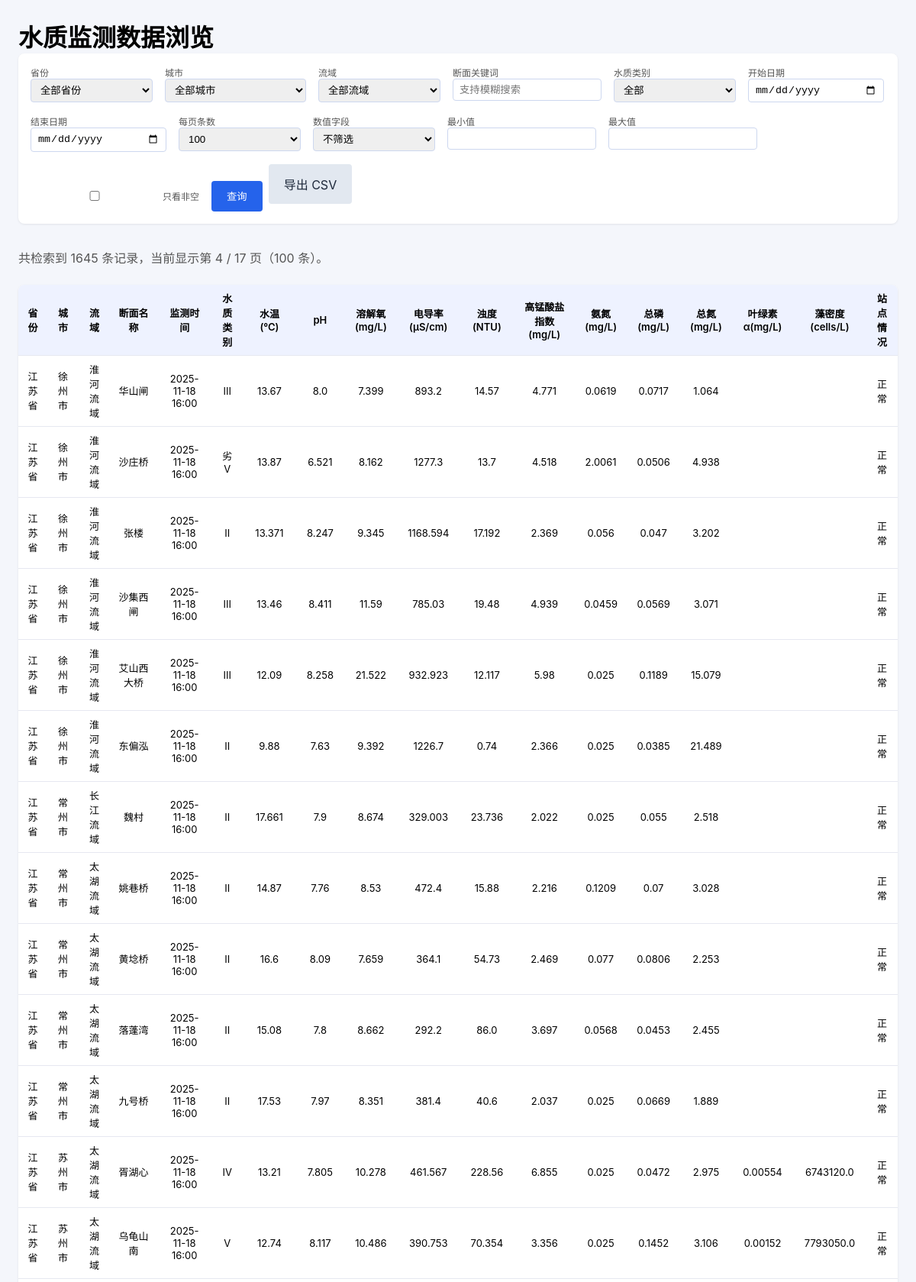
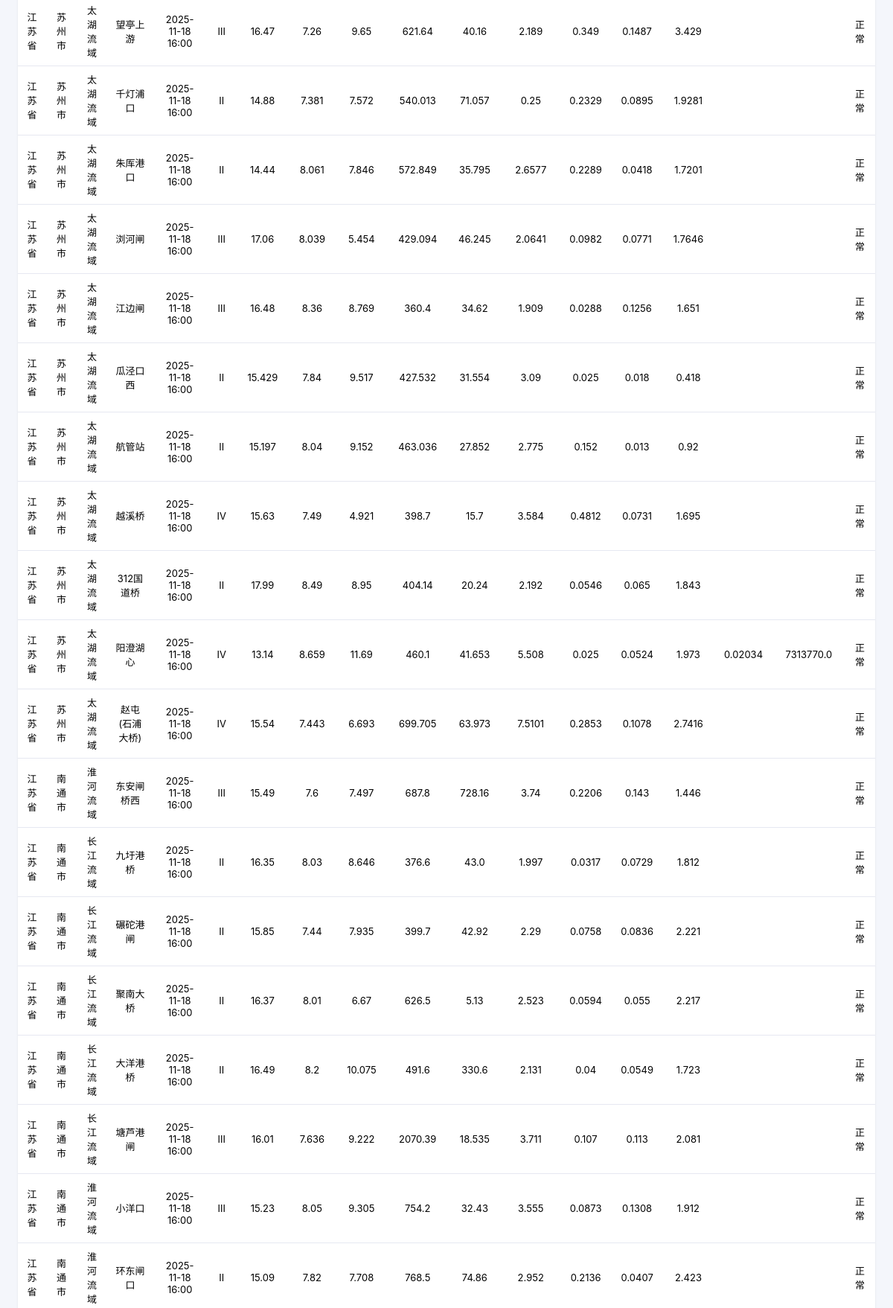
The page /?page_size=100&page=4 (upper part) on the database its author committed (2 pictures, top to bottom).
### scraper/storage.py (models this page shows)
class Reading(Base):
    __tablename__ = "readings"
    id = Column(Integer, primary_key=True)
    station_id = Column(Integer, ForeignKey("stations.id"), nullable=False)
    observed_at = Column(DateTime(timezone=True), nullable=False)
    batch_time = Column(DateTime(timezone=True), nullable=False)
    payload = Column(Text, nullable=True)  # JSON blob containing metrics and raw fields
    station = relationship("Station", back_populates="readings")
    __table_args__ = (
        Index("ix_unique_reading", "station_id", "observed_at", unique=True),
    )

class Station(Base):
    __tablename__ = "stations"
    id = Column(Integer, primary_key=True)
    province = Column(String(64), nullable=True)
    city = Column(String(64), nullable=True)
    basin = Column(String(128), nullable=True)
    river = Column(String(128), nullable=True)
    station_name = Column(String(128), nullable=False)
    station_code = Column(String(64), nullable=True, unique=True)
    readings = relationship("Reading", back_populates="station", cascade="all, delete-orphan")
    __table_args__ = (
        UniqueConstraint(
            "province",
            "city",
            "basin",
            "river",
            "station_name",
            name="uq_station_composite",
        ),
    )

### webapp/main.py (the view)
@app.get("/", response_class=HTMLResponse)
def index(
    request: Request,
    province: Optional[str] = Query(default=None, description="省份"),
    basin: Optional[str] = Query(default=None, description="流域"),
    city: Optional[str] = Query(default=None, description="城市"),
    station_keyword: Optional[str] = Query(default=None, description="断面关键词"),
    water_quality_class: Optional[str] = Query(default=None, description="水质类别"),
    start_date: Optional[str] = Query(default=None, description="开始日期 (YYYY-MM-DD)"),
    end_date: Optional[str] = Query(default=None, description="结束日期 (YYYY-MM-DD)"),
    metric_filter: Optional[str] = Query(default=None, description="数值字段筛选"),
    min_value: Optional[str] = Query(default=None, description="最小值"),
    max_value: Optional[str] = Query(default=None, description="最大值"),
    non_null: bool = Query(False, description="只看非空"),
    page: int = Query(1, ge=1, description="页码"),
    page_size: int = Query(100, ge=10, le=500, description="每页数量"),
):
    session = _open_session()
    try:
        provinces, basins = _collect_filter_options(session)
        cities = _collect_cities(session, province)
        start_dt = _parse_date(start_date, time.min)
        end_dt = _parse_date(end_date, time.max)
        min_value_parsed = _parse_float(min_value)
        max_value_parsed = _parse_float(max_value)
        conditions = _build_conditions(
            province,
            basin,
            city,
            station_keyword,
            water_quality_class,
            start_dt,
            end_dt,
            metric_filter,
            min_value_parsed,
            max_value_parsed,
            non_null,
        )
        count_stmt = select(func.count()).select_from(Reading).join(
            Station, Reading.station_id == Station.id
        )
        for condition in conditions:
            count_stmt = count_stmt.where(condition)
        total = session.execute(count_stmt).scalar_one()
        page_size = page_size if page_size in PAGE_SIZE_OPTIONS else PAGE_SIZE_OPTIONS[1]
        total_pages = max(1, math.ceil(total / page_size))
        page = min(page, total_pages)
        offset = (page - 1) * page_size
        data_stmt = _base_select().where(*conditions).order_by(Reading.observed_at.desc())
        data_stmt = data_stmt.offset(offset).limit(page_size)
        rows = session.execute(data_stmt).all()
        prepared_rows = _prepare_rows(rows)
    finally:
        session.close()
    base_params = {
        "province": province or "",
        "basin": basin or "",
        "city": city or "",
        "station_keyword": station_keyword or "",
        "water_quality_class": water_quality_class or "",
        "start_date": start_date or "",
        "end_date": end_date or "",
        "metric_filter": metric_filter or "",
        "min_value": min_value if min_value is not None else "",
        "max_value": max_value if max_value is not None else "",
        "non_null": int(non_null),
        "page_size": page_size,
    }
    export_query = _build_query_params(base_params)
    prev_query = _build_query_params({**base_params, "page": page - 1}) if page > 1 else ""
    next_query = (
        _build_query_params({**base_params, "page": page + 1})
        if page < total_pages
        else ""
    )
    return templates.TemplateResponse(
        "index.html",
        {
            "request": request,
            "rows": prepared_rows,
            "metrics": DISPLAY_METRICS,
            "provinces": provinces,
            "basins": basins,
            "cities": cities,
            "selected_filters": {
                "province": province or "",
                "basin": basin or "",
                "city": city or "",
                "station_keyword": station_keyword or "",
                "water_quality_class": water_quality_class or "",
                "start_date": start_date or "",
                "end_date": end_date or "",
                "page": page,
                "page_size": page_size,
            },
            "row_count": len(prepared_rows),
            "total": total,
            "page": page,
            "total_pages": total_pages,
            "page_size_options": PAGE_SIZE_OPTIONS,
            "prev_query": prev_query,
            "next_query": next_query,
            "export_query": export_query,
            "water_quality_classes": WATER_QUALITY_CLASSES,
            "chart_metrics": NUMERIC_METRICS,
            "selected_metric_filter": metric_filter or "",
            "min_value": "" if min_value is None else min_value,
            "max_value": "" if max_value is None else max_value,
            "non_null": non_null,
            "active_tab": "table",
        },
    )

### webapp/templates/index.html (shortened to what this page needs)
<!DOCTYPE html>
<html lang="zh-CN">
  <head>
  </head>
  <body>
    <h1>水质监测数据浏览</h1>
    <form method="get" class="filters">
      <label>
        省份
        <select name="province">
          <option value="">全部省份</option>
        </select>
      </label>
      <label>
        城市
        <select name="city">
          <option value="">全部城市</option>
        </select>
      </label>
      <label>
        流域
        <select name="basin">
          <option value="">全部流域</option>
        </select>
      </label>
      <label>
        断面关键词
        <input
          type="text"
          name="station_keyword"
          placeholder="支持模糊搜索"
          value="{{ selected_filters.station_keyword }}"
        />
      </label>
      <label>
        水质类别
        <select name="water_quality_class">
          <option value="">全部</option>
        </select>
      </label>
      <label>
        开始日期
        <input type="date" name="start_date" value="{{ selected_filters.start_date }}" />
      </label>
      <label>
        结束日期
        <input type="date" name="end_date" value="{{ selected_filters.end_date }}" />
      </label>
      <label>
        每页条数
        <select name="page_size">
          {% for size in page_size_options %}
          <option value="{{ size }}" {% if size == selected_filters.page_size %}selected{% endif %}>
            {{ size }}
          </option>
          {% endfor %}
        </select>
      </label>
      <label>
        数值字段
        <select name="metric_filter">
          <option value="">不筛选</option>
        </select>
      </label>
      <label>
        最小值
        <input type="number" step="any" name="min_value" value="{{ min_value }}" />
      </label>
      <label>
        最大值
        <input type="number" step="any" name="max_value" value="{{ max_value }}" />
      </label>
      <label style="flex-direction: row; align-items: center; gap: 6px; margin-top: 22px;">
        <input type="checkbox" name="non_null" value="1" {% if non_null %}checked{% endif %} />
        只看非空
      </label>
      <div style="align-self: flex-end; display: flex; gap: 8px">
        <button type="submit">查询</button>
        <a class="link-button secondary" href="/export?{{ export_query }}" target="_blank">
          导出 CSV
        </a>
      </div>
    </form>
    <div class="actions">
      <p class="summary">
        共检索到 {{ total }} 条记录，当前显示第 {{ page }} / {{ total_pages }} 页（{{ row_count }} 条）。
      </p>
    </div>
    {% if rows %}
    <table>
      <thead>
        <tr>
          <th>省份</th>
          <th>城市</th>
          <th>流域</th>
          <th>断面名称</th>
          <th>监测时间</th>
          {% for _, label in metrics %}
          <th>{{ label }}</th>
          {% endfor %}
        </tr>
      </thead>
      <tbody>
        {% for row in rows %}
        <tr>
          <td>{{ row.province }}</td>
          <td>{{ row.city }}</td>
          <td>{{ row.basin }}</td>
          <td>{{ row.station_name }}</td>
          <td>{{ row.observed_at }}</td>
          {% for key, _ in metrics %}
          <td>{{ row.metrics[key] or "" }}</td>
          {% endfor %}
        </tr>
        {% endfor %}
      </tbody>
    </table>
    {% else %}
    <div class="empty">没有符合条件的数据。</div>
    {% endif %}
  </body>
</html>

### webapp/templates/index.html (style rules this page uses)
body { font-family: -apple-system, BlinkMacSystemFont, "Segoe UI", Roboto, sans-serif; margin: 24px; background: #f4f6fb; }
h1 { margin: 0; }
.filters { display: flex; flex-wrap: wrap; gap: 16px; padding: 16px; background: #fff; border-radius: 8px; box-shadow: 0 1px 3px rgba(0, 0, 0, 0.08); margin-bottom: 16px; }
label { display: flex; flex-direction: column; font-size: 12px; color: #555; }
select, input { min-width: 160px; padding: 6px 8px; border: 1px solid #cdd7ef; border-radius: 4px; }
button, .link-button { padding: 8px 20px; background: #2563eb; color: #fff; border: none; border-radius: 4px; cursor: pointer; text-decoration: none; display: inline-flex; align-items: center; justify-content: center; height: 36px; }
.secondary { background: #e2e8f0; color: #1e293b; }
.summary { margin-bottom: 12px; color: #555; }
table { width: 100%; border-collapse: collapse; background: #fff; border-radius: 8px; overflow: hidden; box-shadow: 0 1px 3px rgba(0, 0, 0, 0.08); }
th, td { padding: 8px 10px; border-bottom: 1px solid #e6e8f1; font-size: 13px; text-align: center; }
th { background: #eef2ff; font-weight: 600; }
.actions { display: flex; justify-content: space-between; align-items: center; margin-bottom: 12px; }
.filters button[type="submit"] { margin-top: 22px; height: 40px; }

### rows shown on the page
Reading: province "江苏省", city "徐州市", basin "淮河流域", station_name "华山闸", observed_at "2025-11-18 16:00", metrics "Ⅲ" "13.67" "8.0" "7.399" "893.2" "14.57" "4.771" "0.0619" "0.0717" "1.064" "正常"
Reading: province "江苏省", city "徐州市", basin "淮河流域", station_name "沙庄桥", observed_at "2025-11-18 16:00", metrics "劣Ⅴ" "13.87" "6.521" "8.162" "1277.3" "13.7" "4.518" "2.0061" "0.0506" "4.938" "正常"
Reading: province "江苏省", city "徐州市", basin "淮河流域", station_name "张楼", observed_at "2025-11-18 16:00", metrics "Ⅱ" "13.371" "8.247" "9.345" "1168.594" "17.192" "2.369" "0.056" "0.047" "3.202" "正常"
Reading: province "江苏省", city "徐州市", basin "淮河流域", station_name "沙集西闸", observed_at "2025-11-18 16:00", metrics "Ⅲ" "13.46" "8.411" "11.59" "785.03" "19.48" "4.939" "0.0459" "0.0569" "3.071" "正常"
Reading: province "江苏省", city "徐州市", basin "淮河流域", station_name "艾山西大桥", observed_at "2025-11-18 16:00", metrics "Ⅲ" "12.09" "8.258" "21.522" "932.923" "12.117" "5.98" "0.025" "0.1189" "15.079" "正常"
Reading: province "江苏省", city "徐州市", basin "淮河流域", station_name "东偏泓", observed_at "2025-11-18 16:00", metrics "Ⅱ" "9.88" "7.63" "9.392" "1226.7" "0.74" "2.366" "0.025" "0.0385" "21.489" "正常"
Reading: province "江苏省", city "常州市", basin "长江流域", station_name "魏村", observed_at "2025-11-18 16:00", metrics "Ⅱ" "17.661" "7.9" "8.674" "329.003" "23.736" "2.022" "0.025" "0.055" "2.518" "正常"
Reading: province "江苏省", city "常州市", basin "太湖流域", station_name "姚巷桥", observed_at "2025-11-18 16:00", metrics "Ⅱ" "14.87" "7.76" "8.53" "472.4" "15.88" "2.216" "0.1209" "0.07" "3.028" "正常"
Reading: province "江苏省", city "常州市", basin "太湖流域", station_name "黄埝桥", observed_at "2025-11-18 16:00", metrics "Ⅱ" "16.6" "8.09" "7.659" "364.1" "54.73" "2.469" "0.077" "0.0806" "2.253" "正常"
Reading: province "江苏省", city "常州市", basin "太湖流域", station_name "落蓬湾", observed_at "2025-11-18 16:00", metrics "Ⅱ" "15.08" "7.8" "8.662" "292.2" "86.0" "3.697" "0.0568" "0.0453" "2.455" "正常"
Reading: province "江苏省", city "常州市", basin "太湖流域", station_name "九号桥", observed_at "2025-11-18 16:00", metrics "Ⅱ" "17.53" "7.97" "8.351" "381.4" "40.6" "2.037" "0.025" "0.0669" "1.889" "正常"
Reading: province "江苏省", city "苏州市", basin "太湖流域", station_name "胥湖心", observed_at "2025-11-18 16:00", metrics "Ⅳ" "13.21" "7.805" "10.278" "461.567" "228.56" "6.855" "0.025" "0.0472" "2.975" "0.00554" "6743120.0" "正常"
Reading: province "江苏省", city "苏州市", basin "太湖流域", station_name "乌龟山南", observed_at "2025-11-18 16:00", metrics "Ⅴ" "12.74" "8.117" "10.486" "390.753" "70.354" "3.356" "0.025" "0.1452" "3.106" "0.00152" "7793050.0" "正常"
Reading: province "江苏省", city "苏州市", basin "太湖流域", station_name "望亭上游", observed_at "2025-11-18 16:00", metrics "Ⅲ" "16.47" "7.26" "9.65" "621.64" "40.16" "2.189" "0.349" "0.1487" "3.429" "正常"
Reading: province "江苏省", city "苏州市", basin "太湖流域", station_name "千灯浦口", observed_at "2025-11-18 16:00", metrics "Ⅱ" "14.88" "7.381" "7.572" "540.013" "71.057" "0.25" "0.2329" "0.0895" "1.9281" "正常"
Reading: province "江苏省", city "苏州市", basin "太湖流域", station_name "朱厍港口", observed_at "2025-11-18 16:00", metrics "Ⅱ" "14.44" "8.061" "7.846" "572.849" "35.795" "2.6577" "0.2289" "0.0418" "1.7201" "正常"
Reading: province "江苏省", city "苏州市", basin "太湖流域", station_name "浏河闸", observed_at "2025-11-18 16:00", metrics "Ⅲ" "17.06" "8.039" "5.454" "429.094" "46.245" "2.0641" "0.0982" "0.0771" "1.7646" "正常"
Reading: province "江苏省", city "苏州市", basin "太湖流域", station_name "江边闸", observed_at "2025-11-18 16:00", metrics "Ⅲ" "16.48" "8.36" "8.769" "360.4" "34.62" "1.909" "0.0288" "0.1256" "1.651" "正常"
Reading: province "江苏省", city "苏州市", basin "太湖流域", station_name "瓜泾口西", observed_at "2025-11-18 16:00", metrics "Ⅱ" "15.429" "7.84" "9.517" "427.532" "31.554" "3.09" "0.025" "0.018" "0.418" "正常"
Reading: province "江苏省", city "苏州市", basin "太湖流域", station_name "航管站", observed_at "2025-11-18 16:00", metrics "Ⅱ" "15.197" "8.04" "9.152" "463.036" "27.852" "2.775" "0.152" "0.013" "0.92" "正常"
Reading: province "江苏省", city "苏州市", basin "太湖流域", station_name "越溪桥", observed_at "2025-11-18 16:00", metrics "Ⅳ" "15.63" "7.49" "4.921" "398.7" "15.7" "3.584" "0.4812" "0.0731" "1.695" "正常"
Reading: province "江苏省", city "苏州市", basin "太湖流域", station_name "312国道桥", observed_at "2025-11-18 16:00", metrics "Ⅱ" "17.99" "8.49" "8.95" "404.14" "20.24" "2.192" "0.0546" "0.065" "1.843" "正常"
Reading: province "江苏省", city "苏州市", basin "太湖流域", station_name "阳澄湖心", observed_at "2025-11-18 16:00", metrics "Ⅳ" "13.14" "8.659" "11.69" "460.1" "41.653" "5.508" "0.025" "0.0524" "1.973" "0.02034" "7313770.0" "正常"
Reading: province "江苏省", city "苏州市", basin "太湖流域", station_name "赵屯(石浦大桥)", observed_at "2025-11-18 16:00", metrics "Ⅳ" "15.54" "7.443" "6.693" "699.705" "63.973" "7.5101" "0.2853" "0.1078" "2.7416" "正常"
Reading: province "江苏省", city "南通市", basin "淮河流域", station_name "东安闸桥西", observed_at "2025-11-18 16:00", metrics "Ⅲ" "15.49" "7.6" "7.497" "687.8" "728.16" "3.74" "0.2206" "0.143" "1.446" "正常"
Reading: province "江苏省", city "南通市", basin "长江流域", station_name "九圩港桥", observed_at "2025-11-18 16:00", metrics "Ⅱ" "16.35" "8.03" "8.646" "376.6" "43.0" "1.997" "0.0317" "0.0729" "1.812" "正常"
Reading: province "江苏省", city "南通市", basin "长江流域", station_name "碾砣港闸", observed_at "2025-11-18 16:00", metrics "Ⅱ" "15.85" "7.44" "7.935" "399.7" "42.92" "2.29" "0.0758" "0.0836" "2.221" "正常"
Reading: province "江苏省", city "南通市", basin "长江流域", station_name "聚南大桥", observed_at "2025-11-18 16:00", metrics "Ⅱ" "16.37" "8.01" "6.67" "626.5" "5.13" "2.523" "0.0594" "0.055" "2.217" "正常"
Reading: province "江苏省", city "南通市", basin "长江流域", station_name "大洋港桥", observed_at "2025-11-18 16:00", metrics "Ⅱ" "16.49" "8.2" "10.075" "491.6" "330.6" "2.131" "0.04" "0.0549" "1.723" "正常"
Reading: province "江苏省", city "南通市", basin "长江流域", station_name "塘芦港闸", observed_at "2025-11-18 16:00", metrics "Ⅲ" "16.01" "7.636" "9.222" "2070.39" "18.535" "3.711" "0.107" "0.113" "2.081" "正常"
Reading: province "江苏省", city "南通市", basin "淮河流域", station_name "小洋口", observed_at "2025-11-18 16:00", metrics "Ⅲ" "15.23" "8.05" "9.305" "754.2" "32.43" "3.555" "0.0873" "0.1308" "1.912" "正常"
Reading: province "江苏省", city "南通市", basin "淮河流域", station_name "环东闸口", observed_at "2025-11-18 16:00", metrics "Ⅱ" "15.09" "7.82" "7.708" "768.5" "74.86" "2.952" "0.2136" "0.0407" "2.423" "正常"

### other values the page prints
{{ total }} "1645"
{{ page }} "4"
{{ total_pages }} "17"
{{ row_count }} "100"
{{ label }} "水质类别" "水温(℃)" "pH" "溶解氧(mg/L)" "电导率(μS/cm)" "浊度(NTU)" "高锰酸盐指数(mg/L)" "氨氮(mg/L)" "总磷(mg/L)" "总氮(mg/L)" "叶绿素α(mg/L)" "藻密度(cells/L)" "站点情况"
form field page_size "100"
